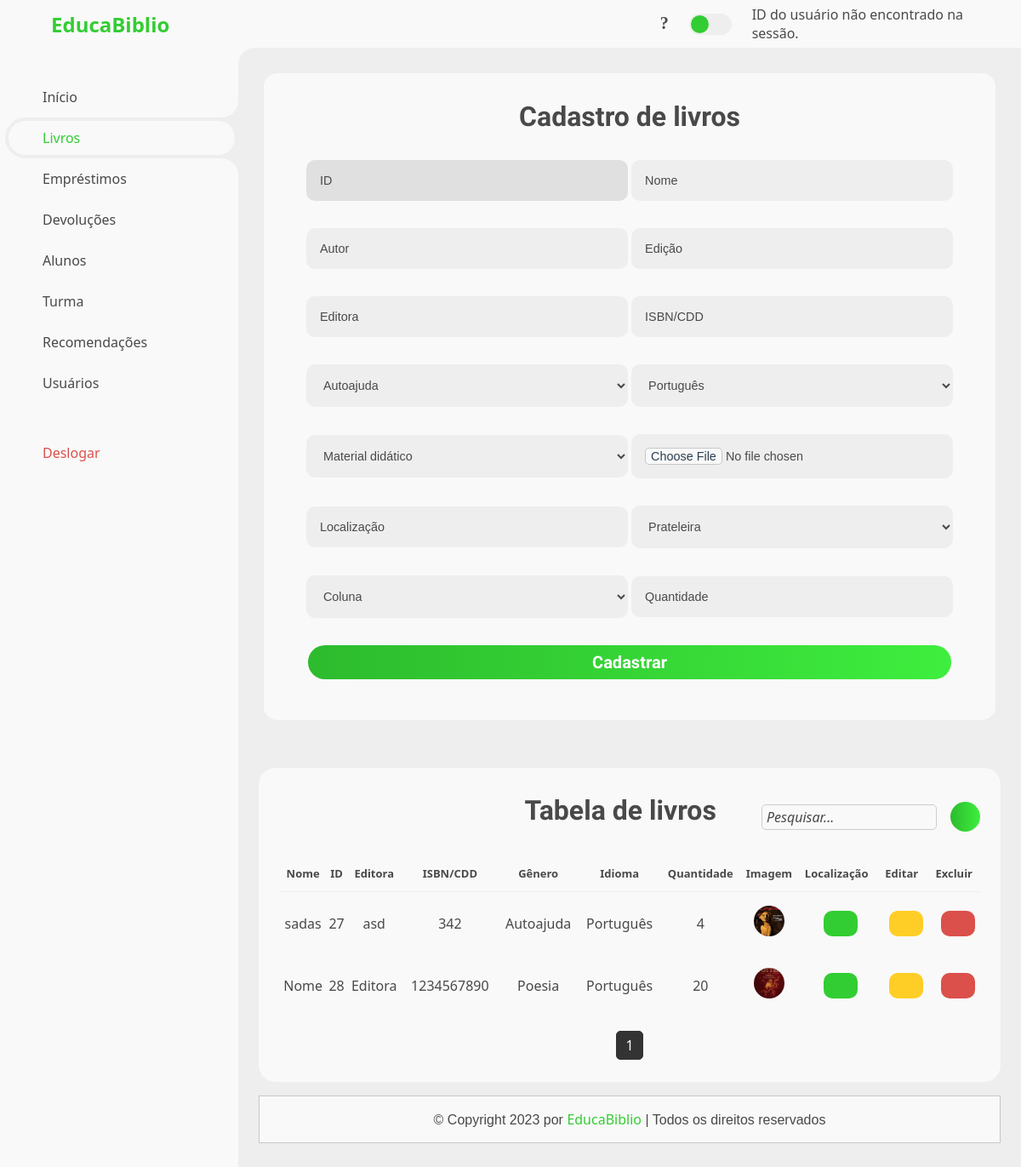
Page /View/livros.php on the earlier database version.
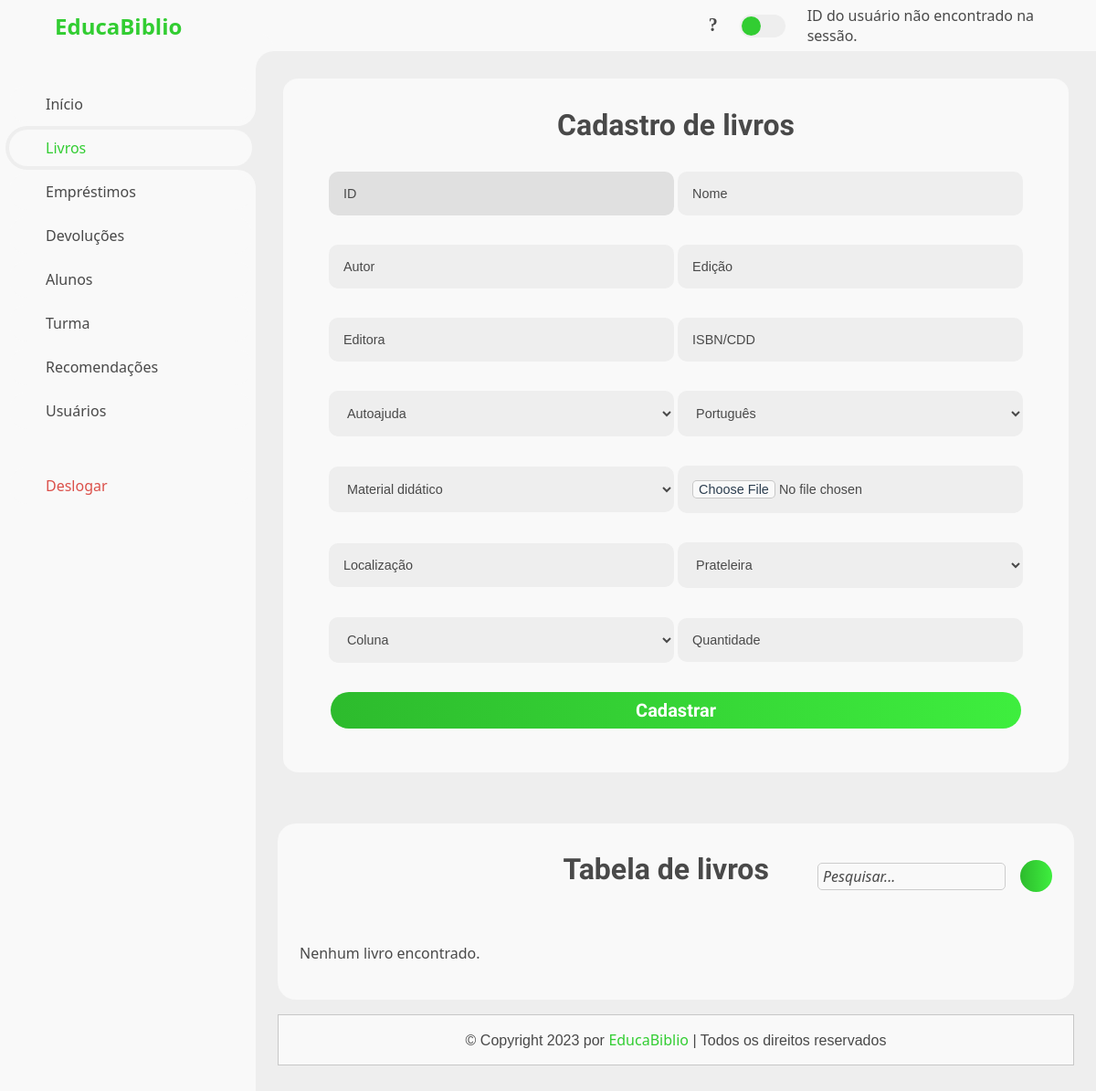
Same page on the later database version.
### tables this page shows
CREATE TABLE IF NOT EXISTS `livro` (
  `idLivro` int NOT NULL AUTO_INCREMENT,
  `NomeLivro` varchar(100) NOT NULL,
  `IBSMLivro` varchar(50) DEFAULT NULL,
  `LocalLivro` varchar(250) DEFAULT NULL,
  `PrateleiraLivro` varchar(100) DEFAULT NULL,
  `ColunaLivro` varchar(100) DEFAULT NULL,
  `autor_idAutor` int NOT NULL,
  `Genero_idGenero` int NOT NULL,
  `Idioma_idIdioma` int NOT NULL,
  `FotoLivro` blob,
  `EditoraLivro` varchar(100) DEFAULT NULL,
  `EdicaoLivro` varchar(100) DEFAULT NULL,
  `CaminhoFotoLivro` varchar(255) DEFAULT NULL,
  `Quantidadelivros` int NOT NULL,
  `DidaticoLivro` varchar(10) DEFAULT NULL,
  `autor_idAutor1` int NOT NULL,
  PRIMARY KEY (`idLivro`),
  KEY `fk_Livro_Altor_idx` (`autor_idAutor`),
  KEY `fk_Livro_Genero1_idx` (`Genero_idGenero`),
  KEY `fk_Livro_Idioma1_idx` (`Idioma_idIdioma`),
  KEY `fk_livro_autor1_idx` (`autor_idAutor1`)
);

CREATE TABLE IF NOT EXISTS `genero` (
  `idGenero` int NOT NULL AUTO_INCREMENT,
  `NomeGenero` varchar(50) NOT NULL,
  PRIMARY KEY (`idGenero`)
);

CREATE TABLE IF NOT EXISTS `idioma` (
  `idIdioma` int NOT NULL AUTO_INCREMENT,
  `Idioma` varchar(50) NOT NULL,
  PRIMARY KEY (`idIdioma`)
);

### View/livros.php (the view, shortened to what the changed rows need)
<!DOCTYPE html>
<html lang="pt-br">
<head>
	<link rel="stylesheet" href="../CSS/style.css">
	<link rel="stylesheet" href="../CSS/popup2.css">
</head>
<body>
	<section id="content">
		</head>
		<body>
			<main>
				<div class="table-data">
					<div class="order">
						<table>
							<?php
							$conexao = new CConexao();
							$conn = $conexao->getConnection();
							$sql = "SELECT
            livro.idLivro,
            livro.NomeLivro,
            livro.EditoraLivro,
            livro.IBSMLivro,
			livro.QuantidadeLivros,
            genero.NomeGenero AS GeneroLivro,
            idioma.Idioma AS IdiomaLivro,
            livro.FotoLivro,
            livro.CaminhoFotoLivro,
            livro.LocalLivro,
            livro.PrateleiraLivro,
            livro.ColunaLivro,
            autor.NomeAutor
        FROM
            livro
        LEFT JOIN
            genero ON livro.Genero_idGenero = genero.idGenero
        LEFT JOIN
            autor ON livro.Autor_idAutor = autor.idAutor
        LEFT JOIN
            idioma ON livro.Idioma_idIdioma = idioma.idIdioma";
							$result = $conn->query($sql);
							if ($result === false) {
								$errorInfo = $conn->errorInfo();
								echo "Erro na consulta SQL: " . $errorInfo[2];
							} else {
								if ($result->rowCount() > 0) {
									$livros = $result->fetchAll(PDO::FETCH_ASSOC);
									$livrosPorPagina = 4;
									$paginaAtual = isset($_GET['pagina']) ? (int)$_GET['pagina'] : 1;
									$indiceInicial = ($paginaAtual - 1) * $livrosPorPagina;
									$livrosExibidos = array_slice($livros, $indiceInicial, $livrosPorPagina);
									echo "<table>";
									echo "<thead>";
									echo "<tr>";
									echo "<th><center>Nome</center></th>";
									echo "<th><center>ID</center></th>";
									echo "<th><center>Editora</center></th>";
									echo "<th><center>ISBN/CDD</center></th>";
									echo "<th><center>Gênero</center></th>";
									echo "<th><center>Idioma</center></th>";
									echo "<th><center>Quantidade</center></th>";
									echo "<th><center>Imagem</center></th>";
									echo "<th><center>Localização</center></th>";
									echo "<th><center>Editar</center></th>";
									echo "<th><center>Excluir</center></th>";
									echo "</tr>";
									echo "</thead>";
									echo "<tbody>";
									foreach ($livrosExibidos as $row) {
										echo "<tr>";
										echo "<td><center>" . $row["NomeLivro"] . "</center></td>";
										echo "<td><center>" . $row["idLivro"] . "</center></td>";
										echo "<td><center>" . $row["EditoraLivro"] . "</center></td>";
										echo "<td><center>" . $row["IBSMLivro"] . "</center></td>";
										echo "<td><center>" . $row["GeneroLivro"] . "</center></td>";
										echo "<td><center>" . $row["IdiomaLivro"] . "</center></td>";
										echo "<td><center>" . $row["QuantidadeLivros"] . "</center></td>";
										echo "<td><center><img src='" . $row["CaminhoFotoLivro"] . "' alt='Imagem do Livro' /></center></td>";
										echo "<td><div class='container'><center><button class='historico-button' type='button' onclick='handlePopup1(\"" . $row["LocalLivro"] . "\", \"" . $row["PrateleiraLivro"] . "\", \"" . $row["ColunaLivro"] . "\")'><i class='fas fa-map-marker-alt'></i></button></center><div class='popup1' id='popup1'><img src='../img/livro.png'><h2 class='title'>Localização</h2><p class='desc'><b>✧ Localização: </b>" . $row["LocalLivro"] . "</p><p class='desc'><b>✧ Prateleira: </b>" . $row["PrateleiraLivro"] . "</p><p class='desc'><b>✧ Coluna: </b>" . $row["ColunaLivro"] . "</p><button class='close-popup1-button' type='button' onclick='handlePopup1(false)'>Fechar</button></div></div></div></td>";
										echo "<td><center><button class='edit-button'><i class='fas fa-pencil-alt'></i></button></center></td>";
										echo "<td><div class='container'><center><button class='delete-button' type='button' onclick='handlePopup(true)' aria-label='botão excluir'><i class='fas fa-trash-alt'></i></button></center><div class='popup' id='popup'><img src='../img/decisao.png' aria-label='popup decisão'><h2 class='title'>Aviso!</h2><p class='desc'>Deseja mesmo excluir?</p><button class='close-popup-button' type='button' onclick='handlePopup(false)'>Fechar</button><a href='../Controller/CExcluir_livros.php?id={$row["idLivro"]}'><button class='close-popup-button'>Excluir</button></a></div></div></div></td>";
										echo "</tr>";
									}
									echo "<div class='pagination'>";
									$totalLivros = count($livros);
									$totalPaginas = ceil($totalLivros / $livrosPorPagina);
									for ($i = 1; $i <= $totalPaginas; $i++) {
										$classeAtiva = ($i === $paginaAtual) ? "active" : "";
										echo "<a class='page-link $classeAtiva' href='livros.php?pagina=$i'>$i</a>";
									}
									echo "</div>";
								} else {
									echo "<tr><td colspan='8'>Nenhum livro encontrado.</td></tr>";
								}
							}
							?>
						</table>
					</div>
				</div>
			</main>
	</section>
</body>
</html>
</body>
</html>

Differences in the rows shown:
removed livro: NomeLivro "sadas", idLivro "27", EditoraLivro "asd", IBSMLivro "342", Genero_idGenero.NomeGenero "Autoajuda", Idioma_idIdioma.Idioma "Português", Quantidadelivros "4", CaminhoFotoLivro (picture)
removed livro: NomeLivro "Nome", idLivro "28", EditoraLivro "Editora", IBSMLivro "1234567890", Genero_idGenero.NomeGenero "Poesia", Idioma_idIdioma.Idioma "Português", Quantidadelivros "20", CaminhoFotoLivro (picture)
Other differences:
text no longer shown: "Nome ID Editora ISBN/CDD Gênero Idioma Quantidade Imagem Localização Editar Excluir"
text now shown: "Nenhum livro encontrado."
list line gone: "1"
